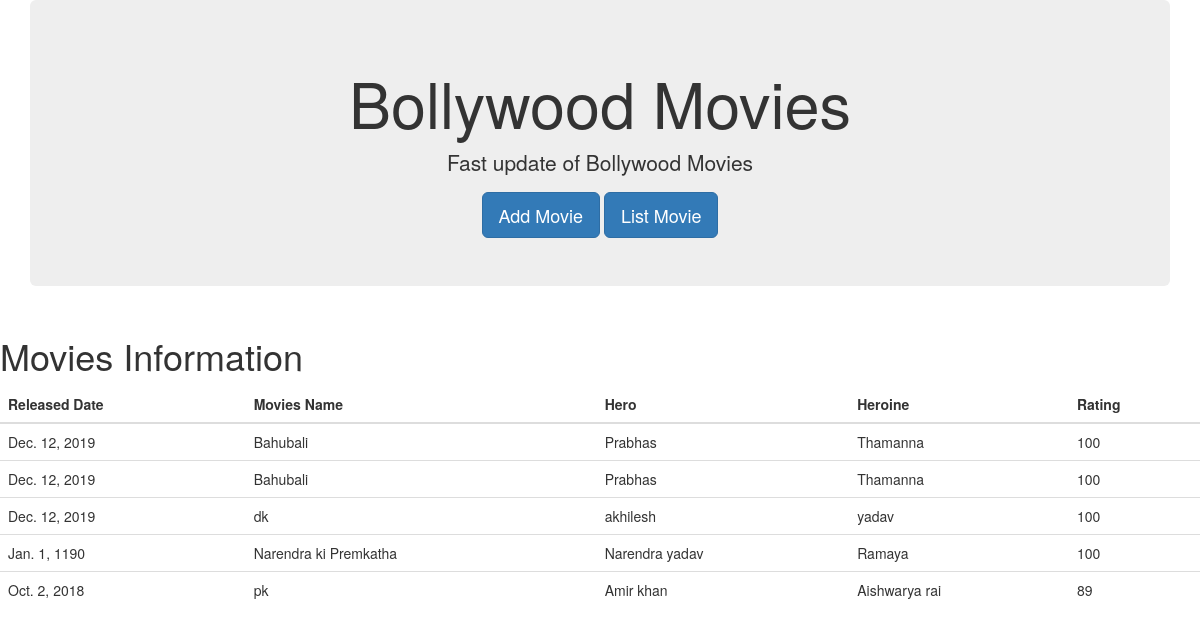
/listmovie/, run on the app's committed database.
### movieapp/models.py (models this page shows)
class Movie(models.Model):
      rdate = models.DateField()
      moviename = models.CharField(max_length=30)
      hero= models.CharField(max_length=30)
      herione = models.CharField(max_length=30)
      rating = models.IntegerField( )

### movieapp/views.py (the view)
# urls.py: path('listmovie/',views.list_movie_view),
def list_movie_view(request):
    movie_list= Movie.objects.all().order_by('-rating')
    return render(request,'html/listmovie.html',{'movie_list':movie_list})

### templates/html/listmovie.html
    {% extends 'html/index.html' %}
    {% block content %}
        <h1>Movies Information</h1>
        {%if movie_list%}
            <table class="table table-hover">
                <thead>
                    <th>Released Date</th>
                    <th>Movies Name</th>
                    <th>Hero</th>
                    <th>Heroine</th>
                    <th>Rating</th>
                </thead>
                {%for movie in movie_list %}
                <tr>
                    <td>{{movie.rdate}}</td>
                    <td>{{movie.moviename}}</td>
                    <td>{{movie.hero}}</td>
                    <td>{{movie.herione}}</td>
                    <td>{{movie.rating}}</td>
                </tr>
                {%endfor%}
            </table>
        {%else%}
            <p>No Movies Found</p>
        {%endif%}
    {% endblock %}

### templates/html/index.html (shortened to what this page needs)
<!DOCTYPE html>
{%load staticfiles%}
<html lang="en">
<head>
    <link rel="stylesheet" href="https://maxcdn.bootstrapcdn.com/bootstrap/3.3.7/css/bootstrap.min.css"
>
</head>
<body>
    <div class="container"align="center">
        <div class = "jumbotron" >
          <h1>Bollywood Movies</h1>
          <p>Fast update of Bollywood Movies</p>
          <a class = "btn btn-primary btn-lg" href="/addmovie" role = "button">Add Movie</a>
          <a class = "btn btn-primary btn-lg" href="/listmovie" role = "button">List Movie</a>
        </div>
      </div>
    {% block content %}
    {% endblock %}
</body>
</html>

### data on the page
Movie: rdate "Dec. 12, 2019", moviename "Bahubali", hero "Prabhas", herione "Thamanna", rating "100"
Movie: rdate "Dec. 12, 2019", moviename "Bahubali", hero "Prabhas", herione "Thamanna", rating "100"
Movie: rdate "Dec. 12, 2019", moviename "dk", hero "akhilesh", herione "yadav", rating "100"
Movie: rdate "Jan. 1, 1190", moviename "Narendra ki Premkatha", hero "Narendra yadav", herione "Ramaya", rating "100"
Movie: rdate "Oct. 2, 2018", moviename "pk", hero "Amir khan", herione "Aishwarya rai", rating "89"
